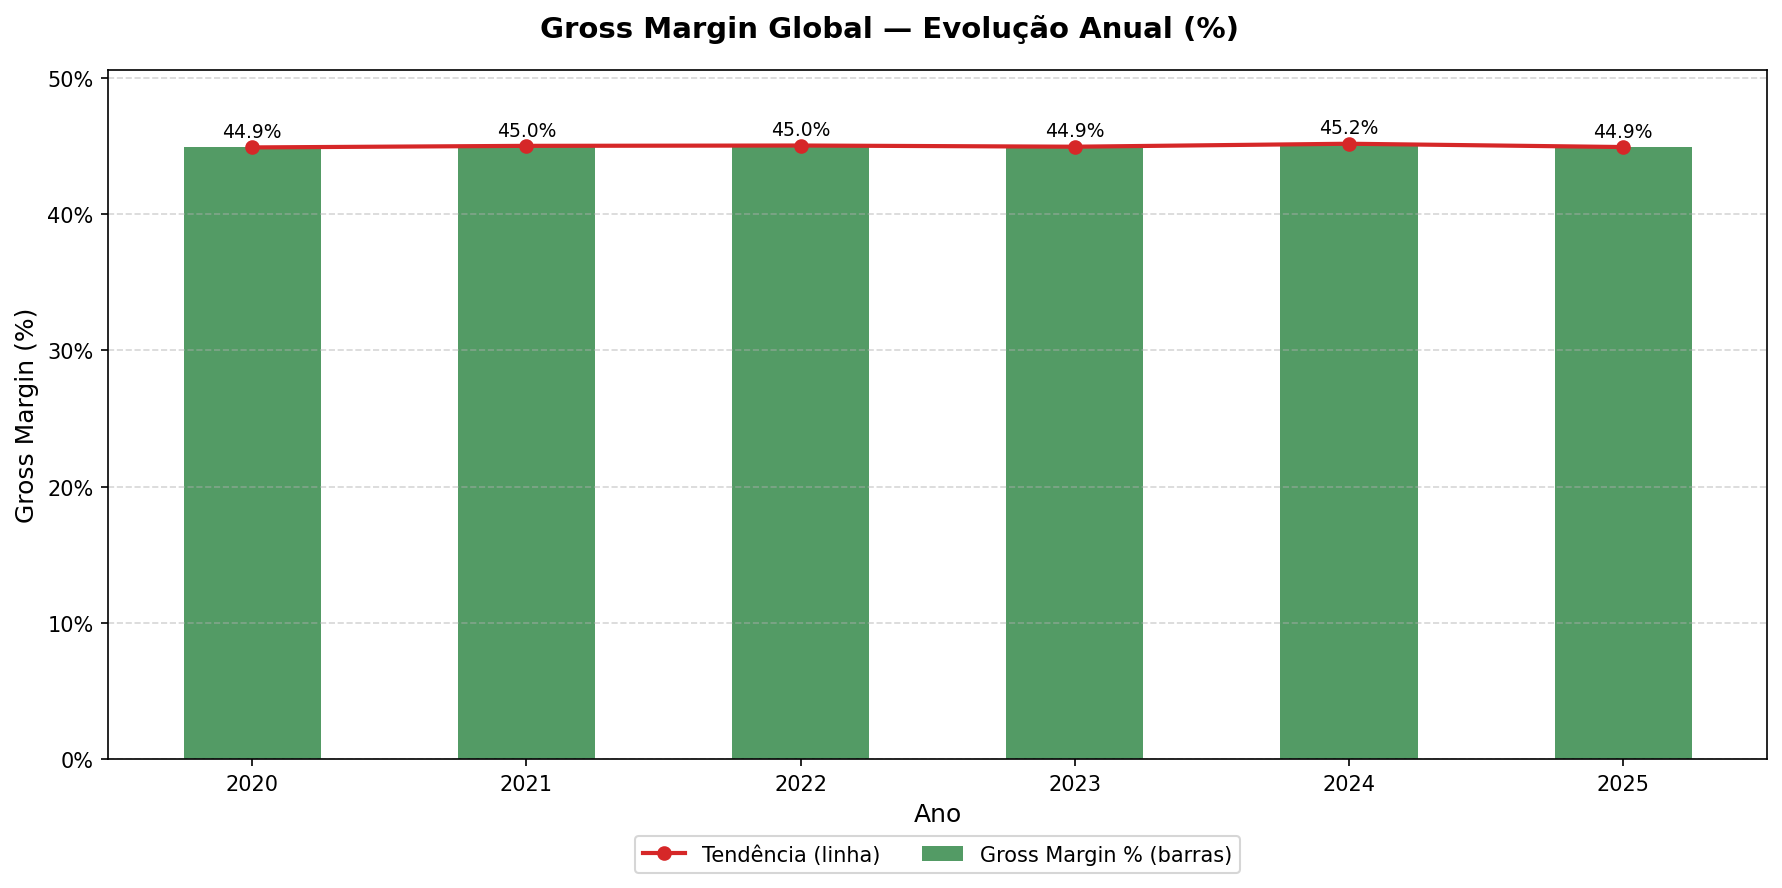

Write Python code to recreate this figure.
"""
Gross Margin Global — evolução anual da margem bruta (escala global).
Fórmula: (Sales_Price - Production_Cost) / Sales_Price * 100
Gera 2 ficheiros:
  gross_margin_global.png       → barras + linha de tendência
  gross_margin_global_stats.png → tabela de estatísticas acumuladas
"""

import pandas as pd
import matplotlib.pyplot as plt
import matplotlib.ticker as mticker
import os

# ── Paths ──────────────────────────────────────────────────────────────────────
BASE_DIR   = os.path.dirname(os.path.abspath(__file__))
DATA_PATH  = os.path.join(BASE_DIR, "..", "..", "data", "sales_data_clean.csv")
OUTPUT_DIR = BASE_DIR

# ── Load & prepare ─────────────────────────────────────────────────────────────
df = pd.read_csv(DATA_PATH)
# Gross Margin = (Gross Profit / Revenue) * 100
df["Gross_Profit"] = df["Sales_Price"] - df["Production_Cost"]
df["Revenue"] = df["Sales_Price"]

global_data = df.groupby("Year").agg({
    "Gross_Profit": "sum",
    "Revenue": "sum"
}).reset_index()

global_data["Gross_Margin"] = (global_data["Gross_Profit"] / global_data["Revenue"]) * 100
global_data = global_data.sort_values("Year")

val_col = global_data["Gross_Margin"]
years = global_data["Year"].tolist()
n_years = len(years)

# ── Estatísticas ───────────────────────────────────────────────────────────────
v0, vn = val_col.iloc[0], val_col.iloc[-1]
cagr       = ((vn / v0) ** (1 / (n_years - 1)) - 1) * 100
yoy        = val_col.pct_change() * 100

stats_data = [
    ["Margem Bruta Média",         f"{val_col.mean():.1f}%"],
    ["CAGR da Margem",              f"{cagr:.1f}%"],
    ["Cresc. Médio YoY",           f"{yoy.mean():.1f}%"],
    ["Melhor Ano (Margem)",        f"{years[val_col.idxmax()]} ({val_col.max():.1f}%)"],
    ["Pior Ano (Margem)",          f"{years[val_col.idxmin()]} ({val_col.min():.1f}%)"],
    ["Pico (Margem)",              f"{val_col.max():.1f}% ({years[val_col.argmax()]})"],
    ["Mínimo (Margem)",            f"{val_col.min():.1f}% ({years[val_col.argmin()]})"],
]

# ────────────────────────────────────────────────────────────────────────────────
# PNG 1 — Barras + Linha
# ────────────────────────────────────────────────────────────────────────────────
fig, ax = plt.subplots(figsize=(12, 6))
fig.suptitle("Gross Margin Global — Evolução Anual (%)",
             fontsize=14, fontweight="bold")

bars = ax.bar(
    global_data["Year"],
    global_data["Gross_Margin"],
    color="#1a7a32",
    alpha=0.75,
    width=0.5,
    label="Gross Margin % (barras)",
)

ax.plot(
    global_data["Year"],
    global_data["Gross_Margin"],
    marker="o",
    color="#d62728",
    linewidth=2,
    label="Tendência (linha)",
)

for bar, val in zip(bars, global_data["Gross_Margin"]):
    ax.text(
        bar.get_x() + bar.get_width() / 2,
        bar.get_height() + val_col.max() * 0.01,
        f"{val:.1f}%",
        ha="center", va="bottom", fontsize=9,
    )

ax.yaxis.set_major_formatter(mticker.FuncFormatter(lambda x, _: f"{x:.0f}%"))
ax.set_xlabel("Ano", fontsize=12)
ax.set_ylabel("Gross Margin (%)", fontsize=12)
ax.set_xticks(global_data["Year"])
ax.legend(loc="lower center", bbox_to_anchor=(0.5, -0.18), ncol=2, fontsize=10)
ax.grid(axis="y", linestyle="--", alpha=0.5)
ax.margins(y=0.12)

plt.tight_layout()
p = os.path.join(OUTPUT_DIR, "gross_margin_global.png")
plt.savefig(p, dpi=150, bbox_inches="tight")
plt.close()

# ────────────────────────────────────────────────────────────────────────────────
# PNG 2 — Tabela de estatísticas
# ────────────────────────────────────────────────────────────────────────────────
fig, ax = plt.subplots(figsize=(8, 5))
ax.axis("off")
fig.suptitle("Estatísticas Acumuladas — Gross Margin Global",
             fontsize=13, fontweight="bold", y=0.95)

tbl = ax.table(
    cellText=stats_data,
    colLabels=["Indicador", "Valor"],
    cellLoc="center",
    loc="center",
    colWidths=[0.48, 0.42]
)
tbl.auto_set_font_size(False)
tbl.set_fontsize(11)

for (i, j), cell in tbl.get_celld().items():
    cell.set_height(0.12)
    if i == 0:
        cell.set_facecolor("#1a7a32")
        cell.set_text_props(color="white", fontweight="bold")
    elif j == 0:
        cell.set_facecolor("#f0f0f0")
        cell.set_text_props(fontweight="bold", ha="left")
    else:
        cell.set_facecolor("white")

plt.tight_layout()
p = os.path.join(OUTPUT_DIR, "gross_margin_global_stats.png")
plt.savefig(p, dpi=150, bbox_inches="tight")
plt.close()
